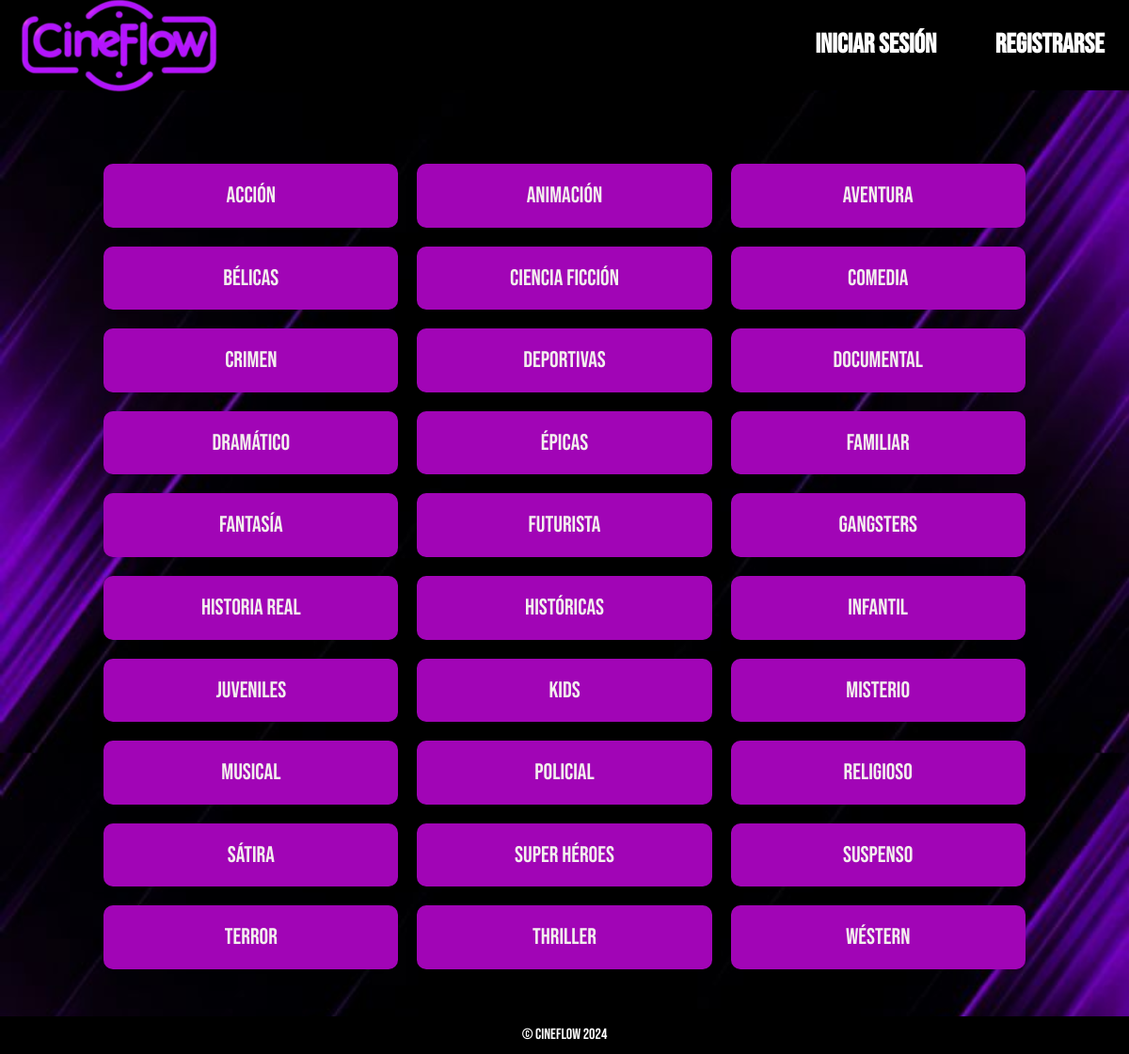
Page /generos.php on the committed database.
### tables this page shows
CREATE TABLE `genero` (
  `id_genero` int(2) NOT NULL,
  `nombre_genero` varchar(20) NOT NULL
);

### generos.php (the view, shortened to what this page needs)
<!doctype html>
<html lang="es">
<head>
    <link rel="stylesheet" href="https://cdnjs.cloudflare.com/ajax/libs/font-awesome/6.4.2/css/all.min.css" />
    <link rel="stylesheet" href="css/normalize.css">
    <link rel="stylesheet" href="css/estilos.css">
    <link rel="stylesheet" type="text/css" href="slick/slick.css" />
    <link rel="stylesheet" type="text/css" href="slick/slick-theme.css" />
</head>
<body>
    <div class="container">
        <?php
        include("conexion.php");
        ?>
        <main>
            <div class="conteiner-card">
                <?php
                $consulta = "select id_genero,nombre_genero from genero order by nombre_genero asc";
                $result = $conexion->query($consulta);
                if ($result->num_rows > 0) {
                    while ($row = $result->fetch_assoc()) {
                        echo '<div class="card">';
                        echo '<div class="card-body">';
                        echo '<a href= "peliculas.php?id=' . $row["id_genero"] . '">' . $row["nombre_genero"] . '</a>';
                        echo '</div>';
                        echo '</div>';
                    }
                } else {
                    echo "0 resultados";
                }
                ?>
            </div>
        </main>
    </div>
    <footer>
        <p>&copy; CineFlow 2024</p>
    </footer>
</body>
</html>

### css/estilos.css (style rules this page uses)
* { box-sizing: border-box; margin: 0; padding: 0; }
:root { --color-transparent: transparent; --color-background: black; --color-principal: rgb(161, 5, 182); --color-searchbar: rgb(243, 239, 238); --color-text: rgb(255, 255, 255); --color-link: aliceblue; --color-hover: rgb(198, 83, 233); --color-form: rgb(53, 2, 73); --color-boton: rgb(201, 60, 194); --color-popupbg: rgba(0, 0, 0, 0.7); --color-popup: rgb(83, 5, 70); --color-popupborder: rgb(192, 24, 226); --color-popupboton: rgb(202, 24, 226); --color-popuptxt: rgb(255, 255, 255); scroll-behavior: smooth; }
html { margin: 0 auto; }
body { font-family: 'Bebas Neue', sans-serif; background-color: var(--color-background); color: var(--color-text); margin: 0 auto; background-image: url(../images/imagen_fondo.jpg); height: 100vh; width: 100%; border: none; overflow-x: hidden; background-size: cover; }
body a { color: var(--color-searchbar); }
.container { display: flex; flex-direction: column; align-items: center; }
.container main { background-color: var(--color-transparent); color: var(--color-text); font-size: 1.5rem; display: flex; flex-direction: column; justify-content: center; align-items: center; width: 100%; z-index: 1; }
footer { display: flex; align-items: center; justify-content: center; background-color: var(--color-background); text-align: center; position: fixed; bottom: 0; width: 100%; height: 5vh; z-index: 890; }
.conteiner-card { display: flex; justify-content: center; flex-wrap: wrap; margin-top: 4%; margin-bottom: 5%; padding: 20px; }
.conteiner-card .card { margin: 10px 10px; width: 27%; background-color: var(--color-principal); color: var(--color-text); padding: 20px 10px; border-radius: 10px; }
.card-body a { display: flex; justify-content: center; text-decoration: none; width: 100%; }

### rows in the picture
genero: nombre_genero "Acción"
genero: nombre_genero "Animación"
genero: nombre_genero "Aventura"
genero: nombre_genero "Bélicas"
genero: nombre_genero "Ciencia Ficción"
genero: nombre_genero "Comedia"
genero: nombre_genero "Crimen"
genero: nombre_genero "Deportivas"
genero: nombre_genero "Documental"
genero: nombre_genero "Dramático"
genero: nombre_genero "Épicas"
genero: nombre_genero "Familiar"
genero: nombre_genero "Fantasía"
genero: nombre_genero "Futurista"
genero: nombre_genero "Gangsters"
genero: nombre_genero "Historia Real"
genero: nombre_genero "Históricas"
genero: nombre_genero "Infantil"
genero: nombre_genero "Juveniles"
genero: nombre_genero "Kids"
genero: nombre_genero "Misterio"
genero: nombre_genero "Musical"
genero: nombre_genero "Policial"
genero: nombre_genero "Religioso"
genero: nombre_genero "Sátira"
genero: nombre_genero "Super Héroes"
genero: nombre_genero "Suspenso"
genero: nombre_genero "Terror"
genero: nombre_genero "Thriller"
genero: nombre_genero "Wéstern"
